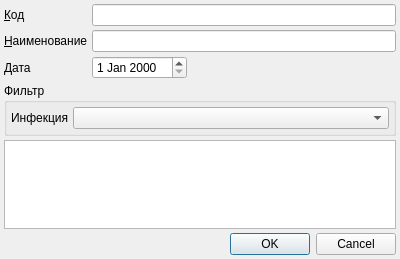
<?xml version="1.0" encoding="UTF-8"?>
<ui version="4.0">
 <class>RBVaccinationCalendarEditor</class>
 <widget class="QDialog" name="RBVaccinationCalendarEditor">
  <property name="geometry">
   <rect>
    <x>0</x>
    <y>0</y>
    <width>400</width>
    <height>259</height>
   </rect>
  </property>
  <property name="windowTitle">
   <string>Dialog</string>
  </property>
  <layout class="QGridLayout" name="gridLayout">
   <property name="margin">
    <number>4</number>
   </property>
   <property name="spacing">
    <number>4</number>
   </property>
   <item row="0" column="0">
    <widget class="QLabel" name="lblCode">
     <property name="sizePolicy">
      <sizepolicy hsizetype="Maximum" vsizetype="Preferred">
       <horstretch>0</horstretch>
       <verstretch>0</verstretch>
      </sizepolicy>
     </property>
     <property name="text">
      <string>&amp;Код</string>
     </property>
     <property name="buddy">
      <cstring>edtCode</cstring>
     </property>
    </widget>
   </item>
   <item row="0" column="1">
    <widget class="QLineEdit" name="edtCode"/>
   </item>
   <item row="1" column="0">
    <widget class="QLabel" name="lblName">
     <property name="sizePolicy">
      <sizepolicy hsizetype="Maximum" vsizetype="Preferred">
       <horstretch>0</horstretch>
       <verstretch>0</verstretch>
      </sizepolicy>
     </property>
     <property name="text">
      <string>&amp;Наименование</string>
     </property>
     <property name="buddy">
      <cstring>edtName</cstring>
     </property>
    </widget>
   </item>
   <item row="1" column="1">
    <widget class="QLineEdit" name="edtName"/>
   </item>
   <item row="2" column="0">
    <widget class="QLabel" name="lblDate">
     <property name="text">
      <string>Дата</string>
     </property>
    </widget>
   </item>
   <item row="2" column="1">
    <widget class="CDateEdit" name="edtDate">
     <property name="sizePolicy">
      <sizepolicy hsizetype="Maximum" vsizetype="Fixed">
       <horstretch>0</horstretch>
       <verstretch>0</verstretch>
      </sizepolicy>
     </property>
    </widget>
   </item>
   <item row="3" column="0" colspan="2">
    <widget class="QGroupBox" name="grpInfection">
     <property name="title">
      <string>Фильтр</string>
     </property>
     <layout class="QHBoxLayout" name="horizontalLayout">
      <property name="spacing">
       <number>4</number>
      </property>
      <property name="margin">
       <number>4</number>
      </property>
      <item>
       <widget class="QLabel" name="lblFilterInfection">
        <property name="sizePolicy">
         <sizepolicy hsizetype="Maximum" vsizetype="Preferred">
          <horstretch>0</horstretch>
          <verstretch>0</verstretch>
         </sizepolicy>
        </property>
        <property name="text">
         <string>Инфекция</string>
        </property>
       </widget>
      </item>
      <item>
       <widget class="CRBComboBox" name="cmbFilterInfection"/>
      </item>
     </layout>
    </widget>
   </item>
   <item row="5" column="0" colspan="2">
    <widget class="QDialogButtonBox" name="buttonBox">
     <property name="orientation">
      <enum>Qt::Horizontal</enum>
     </property>
     <property name="standardButtons">
      <set>QDialogButtonBox::Cancel|QDialogButtonBox::Ok</set>
     </property>
    </widget>
   </item>
   <item row="4" column="0" colspan="2">
    <widget class="CInDocTableView" name="tblVaccinationCalendarInfections"/>
   </item>
  </layout>
 </widget>
 <customwidgets>
  <customwidget>
   <class>CRBComboBox</class>
   <extends>QComboBox</extends>
   <header>library/crbcombobox.h</header>
  </customwidget>
  <customwidget>
   <class>CDateEdit</class>
   <extends>QDateEdit</extends>
   <header>library/DateEdit</header>
  </customwidget>
  <customwidget>
   <class>CInDocTableView</class>
   <extends>QTableView</extends>
   <header>library/InDocTable.h</header>
  </customwidget>
 </customwidgets>
 <resources/>
 <connections>
  <connection>
   <sender>buttonBox</sender>
   <signal>accepted()</signal>
   <receiver>RBVaccinationCalendarEditor</receiver>
   <slot>accept()</slot>
   <hints>
    <hint type="sourcelabel">
     <x>248</x>
     <y>254</y>
    </hint>
    <hint type="destinationlabel">
     <x>157</x>
     <y>274</y>
    </hint>
   </hints>
  </connection>
  <connection>
   <sender>buttonBox</sender>
   <signal>rejected()</signal>
   <receiver>RBVaccinationCalendarEditor</receiver>
   <slot>reject()</slot>
   <hints>
    <hint type="sourcelabel">
     <x>316</x>
     <y>260</y>
    </hint>
    <hint type="destinationlabel">
     <x>286</x>
     <y>274</y>
    </hint>
   </hints>
  </connection>
 </connections>
</ui>
